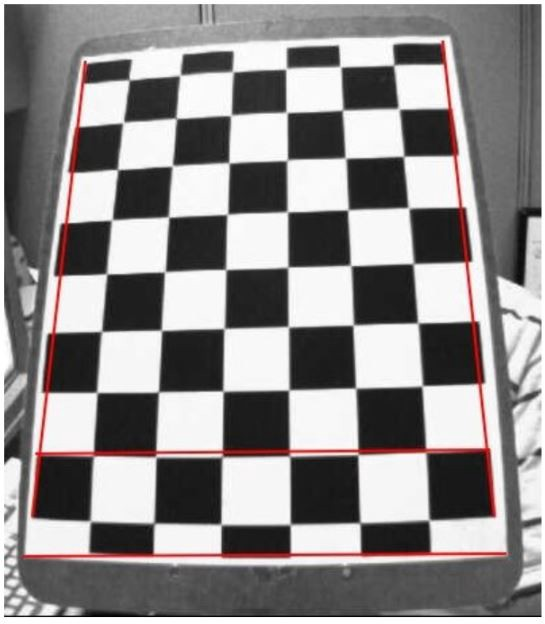
#> input picture python/3d stereo reconstruction/1_CwyRbo7laB6D0vrX0B7q5g.jpeg, 545 x 624 px; its folder holds only this picture in this run
$ python chessboard.py
#> lines starting #> are read from the running program, lines starting #| are printed output that depends on the picture
import numpy as np
import cv2
import glob

# termination criteria
criteria = (cv2.TERM_CRITERIA_EPS + cv2.TERM_CRITERIA_MAX_ITER, 30, 0.001)

# prepare object points, like (0,0,0), (1,0,0), (2,0,0) ....,(6,5,0)
objp = np.zeros((6*7,3), np.float32)
objp[:,:2] = np.mgrid[0:7,0:6].T.reshape(-1,2)

# Arrays to store object points and image points from all the images.
objpoints = [] # 3d point in real world space
imgpoints = [] # 2d points in image plane.

images = glob.glob('*.jpeg')

for fname in images:
    img = cv2.imread(fname)
#> img is the input picture: shape (624, 545, 3); mean B, G, R 139.3, 139.3, 142.6
    gray = cv2.cvtColor(img,cv2.COLOR_BGR2GRAY)
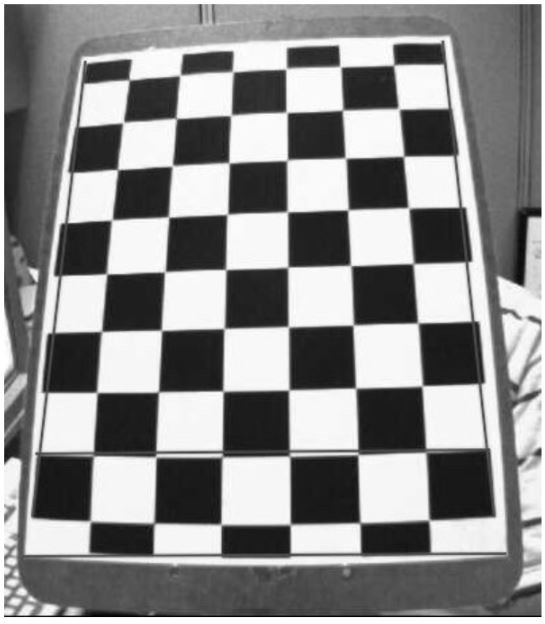
#> gray: shape (624, 545); min 0, max 255, mean 140.3

    # Find the chess board corners
    ret, corners = cv2.findChessboardCorners(gray, (7,6),None)
#> ret = False; corners = None

    # If found, add object points, image points (after refining them)
    if ret == True:
        objpoints.append(objp)

        cv2.cornerSubPix(gray,corners,(11,11),(-1,-1),criteria)

        imgpoints.append(corners)

        retCal, mtx, dist, rvecs, tvecs = cv2.calibrateCamera(objpoints, imgpoints, gray.shape[::-1],None,None)

        h,  w = img.shape[:2]
        newcameramtx, roi=cv2.getOptimalNewCameraMatrix(mtx,dist,(w,h),1,(w,h))

        # undistort
        dst = cv2.undistort(img, mtx, dist, None, newcameramtx)

        # crop the image
        x,y,w,h = roi
        dst = dst[y:y+h, x:x+w]
        # cv2.imwrite('calibresult.png',dst)

        # Draw and display the corners
        cv2.drawChessboardCorners(img, (7,6), corners,ret)
        cv2.imshow('img',dst)
        cv2.waitKey(0)

cv2.destroyAllWindows()
